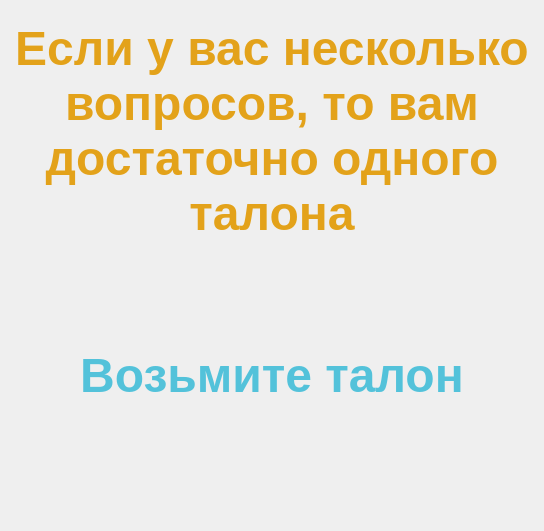
<?xml version="1.0" encoding="UTF-8"?>
<ui version="4.0">
 <class>PrintBlockingDialog</class>
 <widget class="QDialog" name="PrintBlockingDialog">
  <property name="windowModality">
   <enum>Qt::WindowModal</enum>
  </property>
  <property name="geometry">
   <rect>
    <x>0</x>
    <y>0</y>
    <width>544</width>
    <height>531</height>
   </rect>
  </property>
  <property name="sizePolicy">
   <sizepolicy hsizetype="Expanding" vsizetype="Minimum">
    <horstretch>0</horstretch>
    <verstretch>0</verstretch>
   </sizepolicy>
  </property>
  <property name="cursor">
   <cursorShape>BlankCursor</cursorShape>
  </property>
  <property name="contextMenuPolicy">
   <enum>Qt::NoContextMenu</enum>
  </property>
  <property name="windowTitle">
   <string>Печать</string>
  </property>
  <property name="modal">
   <bool>false</bool>
  </property>
  <layout class="QVBoxLayout" name="verticalLayout">
   <item>
    <widget class="QLabel" name="labelMessage">
     <property name="enabled">
      <bool>true</bool>
     </property>
     <property name="sizePolicy">
      <sizepolicy hsizetype="Expanding" vsizetype="Expanding">
       <horstretch>0</horstretch>
       <verstretch>0</verstretch>
      </sizepolicy>
     </property>
     <property name="palette">
      <palette>
       <active>
        <colorrole role="WindowText">
         <brush brushstyle="SolidPattern">
          <color alpha="255">
           <red>227</red>
           <green>162</green>
           <blue>26</blue>
          </color>
         </brush>
        </colorrole>
       </active>
       <inactive>
        <colorrole role="WindowText">
         <brush brushstyle="SolidPattern">
          <color alpha="255">
           <red>227</red>
           <green>162</green>
           <blue>26</blue>
          </color>
         </brush>
        </colorrole>
       </inactive>
       <disabled>
        <colorrole role="WindowText">
         <brush brushstyle="SolidPattern">
          <color alpha="96">
           <red>164</red>
           <green>166</green>
           <blue>168</blue>
          </color>
         </brush>
        </colorrole>
       </disabled>
      </palette>
     </property>
     <property name="font">
      <font>
       <pointsize>36</pointsize>
       <weight>75</weight>
       <bold>true</bold>
      </font>
     </property>
     <property name="cursor">
      <cursorShape>ArrowCursor</cursorShape>
     </property>
     <property name="text">
      <string>Если у вас несколько вопросов, то вам достаточно одного талона</string>
     </property>
     <property name="scaledContents">
      <bool>true</bool>
     </property>
     <property name="alignment">
      <set>Qt::AlignCenter</set>
     </property>
     <property name="wordWrap">
      <bool>true</bool>
     </property>
    </widget>
   </item>
   <item>
    <widget class="QLabel" name="label">
     <property name="sizePolicy">
      <sizepolicy hsizetype="Expanding" vsizetype="Expanding">
       <horstretch>0</horstretch>
       <verstretch>0</verstretch>
      </sizepolicy>
     </property>
     <property name="palette">
      <palette>
       <active>
        <colorrole role="WindowText">
         <brush brushstyle="SolidPattern">
          <color alpha="166">
           <red>0</red>
           <green>171</green>
           <blue>208</blue>
          </color>
         </brush>
        </colorrole>
       </active>
       <inactive>
        <colorrole role="WindowText">
         <brush brushstyle="SolidPattern">
          <color alpha="166">
           <red>0</red>
           <green>171</green>
           <blue>208</blue>
          </color>
         </brush>
        </colorrole>
       </inactive>
       <disabled>
        <colorrole role="WindowText">
         <brush brushstyle="SolidPattern">
          <color alpha="96">
           <red>164</red>
           <green>166</green>
           <blue>168</blue>
          </color>
         </brush>
        </colorrole>
       </disabled>
      </palette>
     </property>
     <property name="font">
      <font>
       <pointsize>36</pointsize>
       <weight>75</weight>
       <italic>false</italic>
       <bold>true</bold>
      </font>
     </property>
     <property name="text">
      <string>Возьмите талон</string>
     </property>
     <property name="scaledContents">
      <bool>true</bool>
     </property>
     <property name="alignment">
      <set>Qt::AlignCenter</set>
     </property>
    </widget>
   </item>
   <item>
    <layout class="QHBoxLayout" name="horizontalLayout">
     <item>
      <spacer name="horizontalSpacer">
       <property name="orientation">
        <enum>Qt::Horizontal</enum>
       </property>
       <property name="sizeType">
        <enum>QSizePolicy::Maximum</enum>
       </property>
       <property name="sizeHint" stdset="0">
        <size>
         <width>40</width>
         <height>20</height>
        </size>
       </property>
      </spacer>
     </item>
     <item>
      <widget class="QLabel" name="label_2">
       <property name="sizePolicy">
        <sizepolicy hsizetype="Minimum" vsizetype="Minimum">
         <horstretch>0</horstretch>
         <verstretch>0</verstretch>
        </sizepolicy>
       </property>
       <property name="maximumSize">
        <size>
         <width>200</width>
         <height>200</height>
        </size>
       </property>
       <property name="text">
        <string/>
       </property>
       <property name="pixmap">
        <pixmap resource="res.qrc">:/icons/icons/arrow-pointing-down.svg</pixmap>
       </property>
       <property name="scaledContents">
        <bool>true</bool>
       </property>
      </widget>
     </item>
     <item>
      <spacer name="horizontalSpacer_2">
       <property name="orientation">
        <enum>Qt::Horizontal</enum>
       </property>
       <property name="sizeType">
        <enum>QSizePolicy::Maximum</enum>
       </property>
       <property name="sizeHint" stdset="0">
        <size>
         <width>40</width>
         <height>20</height>
        </size>
       </property>
      </spacer>
     </item>
    </layout>
   </item>
  </layout>
 </widget>
 <resources>
  <include location="res.qrc"/>
 </resources>
 <connections/>
</ui>
